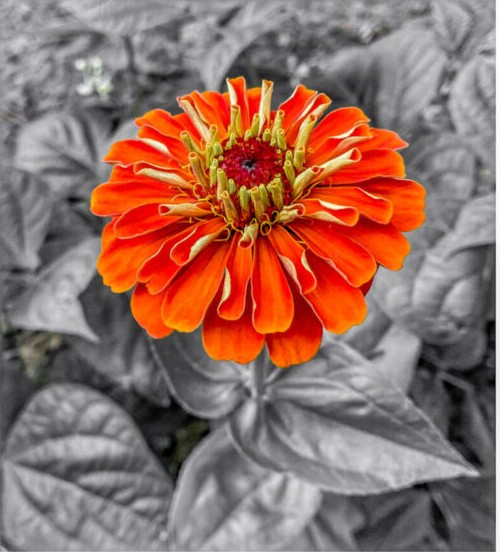
#> input picture images/left_stereo.jpeg, 500 x 552 px
$ python create_stereo_image.py
#> lines starting #> are read from the running program, lines starting #| are printed output that depends on the picture
"""YAPAY STEREO GÖRÜNTÜSÜ OLUŞTURMA"""

import cv2
import numpy as np

# Görüntüyü yükleyin
image = cv2.imread('images/left_stereo.jpeg')
#> image is the input picture: shape (552, 500, 3); mean B, G, R 99.9, 110.5, 147.9

# Görüntü boyutları
height, width, _ = image.shape
#> height = 552; width = 500

# Yatay kaydırma miktarı (bu, stereo etkisini ayarlayan parametredir)
shift = 20

# Sol göz için görüntüyü kaydır
left_image = np.zeros_like(image)
left_image[:, :-shift] = image[:, shift:]
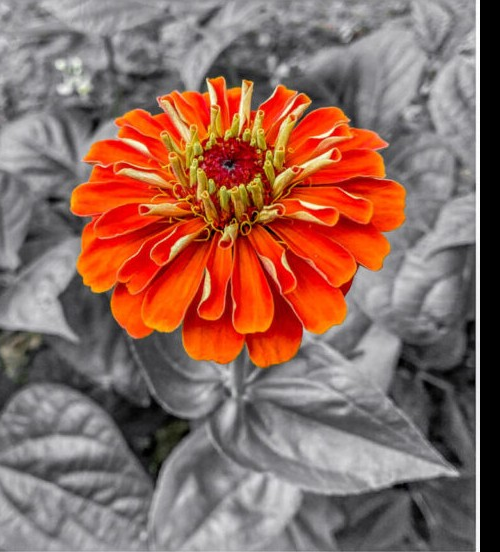
#> left_image: shape (552, 500, 3); mean B, G, R 95.1, 105.8, 143.2

# Sağ göz için görüntüyü kaydır
right_image = np.zeros_like(image)
right_image[:, shift:] = image[:, :-shift]
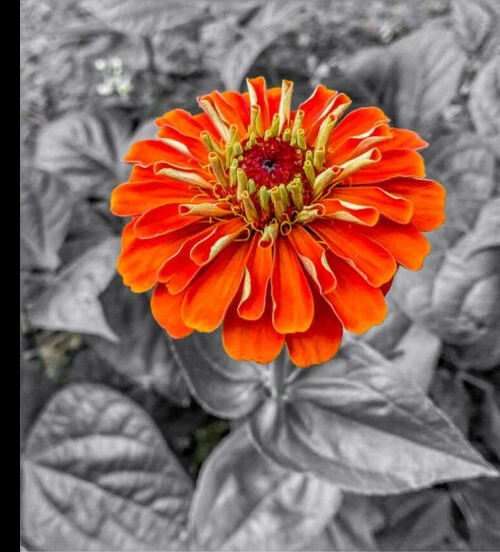
#> right_image: shape (552, 500, 3); mean B, G, R 94.5, 105.1, 142.5

# Sonuçları göster
cv2.imshow('Left Eye Image', left_image)
cv2.imshow('Right Eye Image', right_image)

# Görüntüleri kaydet
cv2.imwrite('images/left_eye_image.jpg', left_image)
cv2.imwrite('images/right_eye_image.jpg', right_image)

cv2.waitKey(0)
cv2.destroyAllWindows()

$ run again, with images/right_stereo.jpeg copied over images/left_stereo.jpeg
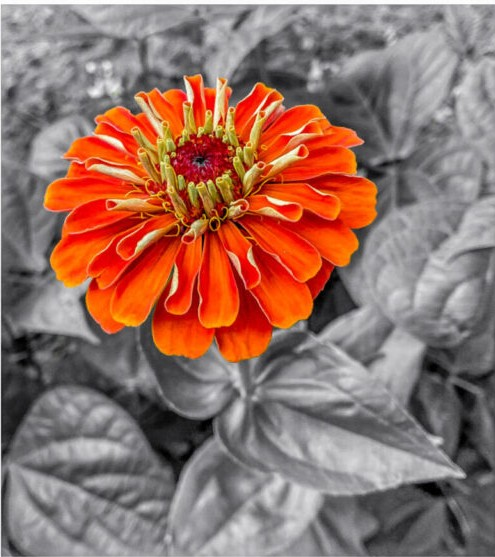
#> input picture images/right_stereo.jpeg, 495 x 557 px
#> image is the input picture: shape (557, 495, 3); mean B, G, R 103.1, 113.4, 148.6
#> `left_image[:, :-shift] = image[:, shift:]`:
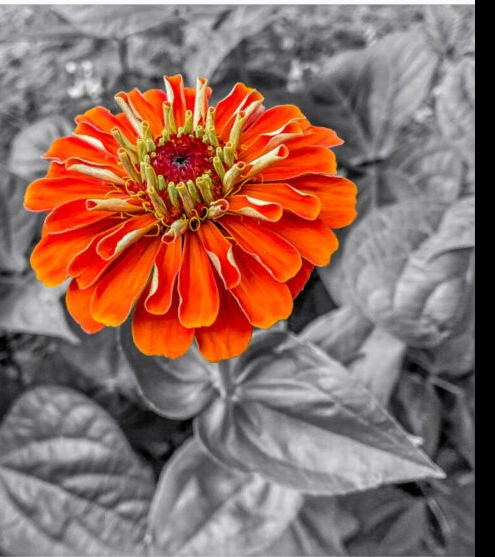
#> left_image: shape (557, 495, 3); mean B, G, R 98.6, 109, 144.1
#> `right_image[:, shift:] = image[:, :-shift]`:
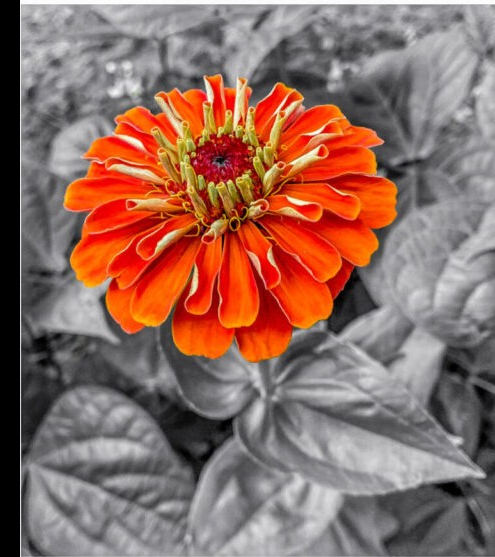
#> right_image: shape (557, 495, 3); mean B, G, R 98.1, 108.5, 143.7

$ run again, with images/sokak.jpeg copied over images/left_stereo.jpeg
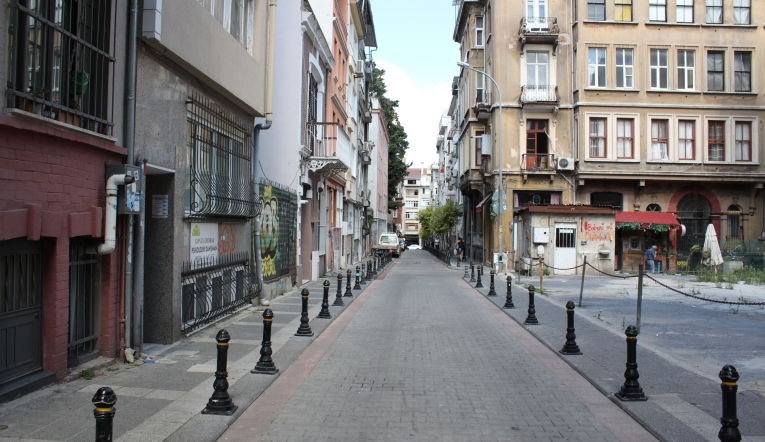
#> input picture images/sokak.jpeg, 765 x 442 px
#> image is the input picture: shape (442, 765, 3); mean B, G, R 117.8, 118, 119.4
#> `left_image[:, :-shift] = image[:, shift:]`:
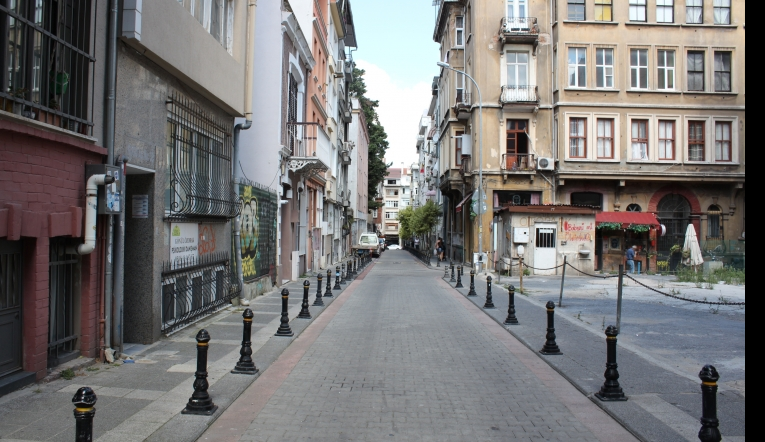
#> left_image: shape (442, 765, 3); mean B, G, R 116.4, 116.7, 118
#> `right_image[:, shift:] = image[:, :-shift]`:
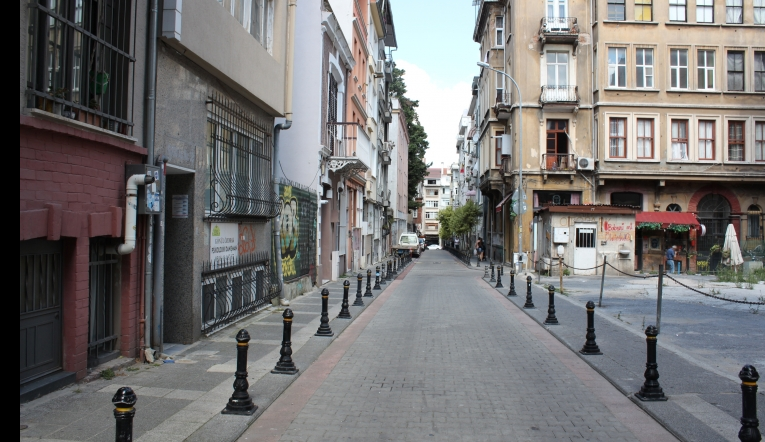
#> right_image: shape (442, 765, 3); mean B, G, R 114.8, 114.9, 116.4

$ run again, with images/sokak2.jpeg copied over images/left_stereo.jpeg
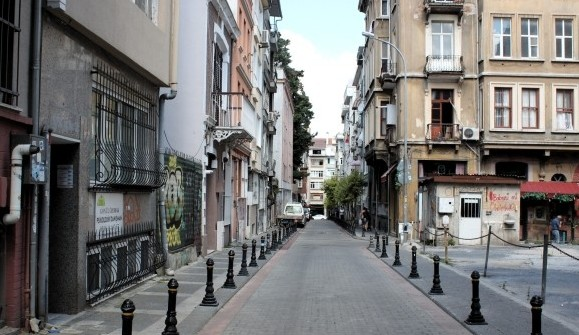
#> input picture images/sokak2.jpeg, 579 x 335 px
#> image is the input picture: shape (335, 579, 3); mean B, G, R 116.4, 117.3, 118.1
#> `left_image[:, :-shift] = image[:, shift:]`:
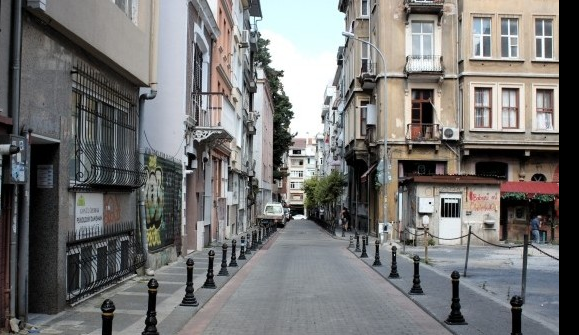
#> left_image: shape (335, 579, 3); mean B, G, R 114.8, 115.7, 116.2
#> `right_image[:, shift:] = image[:, :-shift]`:
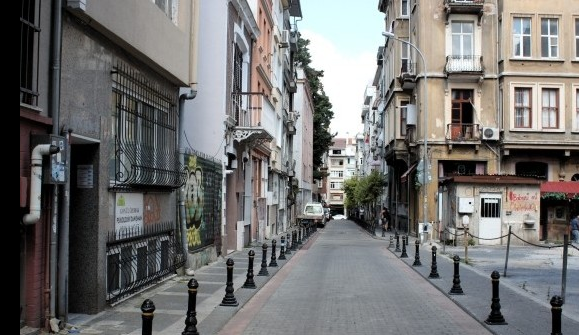
#> right_image: shape (335, 579, 3); mean B, G, R 112.3, 113.1, 113.6
